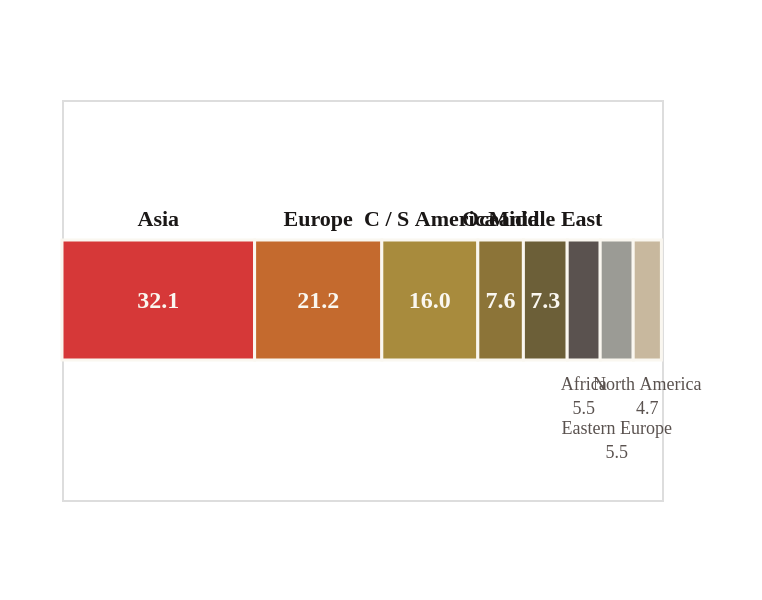

Write a Vega-Lite specification for this figure.
### Vega-Lite specification from a JSON file in a GitHub repository (floating-point values rounded to 4 significant figures)
{"$schema": "https://vega.github.io/schema/vega-lite/v6.json", "description": "Where the overseas anime money comes from — AJA 2022", "width": "container", "height": 200, "padding": {"top": 50, "right": 30, "bottom": 50, "left": 30}, "data": {"values": [{"region": "Asia", "share": 32.1, "order": 1, "x_start": 0.0, "x_end": 32.1}, {"region": "Europe", "share": 21.2, "order": 2, "x_start": 32.1, "x_end": 53.3}, {"region": "C / S America", "share": 16.0, "order": 3, "x_start": 53.3, "x_end": 69.3}, {"region": "Oceania", "share": 7.6, "order": 4, "x_start": 69.3, "x_end": 76.9}, {"region": "Middle East", "share": 7.3, "order": 5, "x_start": 76.9, "x_end": 84.2}, {"region": "Africa", "share": 5.5, "order": 6, "x_start": 84.2, "x_end": 89.7}, {"region": "Eastern Europe", "share": 5.5, "order": 7, "x_start": 89.7, "x_end": 95.2}, {"region": "North America", "share": 4.7, "order": 8, "x_start": 95.2, "x_end": 99.9}]}, "transform": [{"calculate": "(datum.x_start + datum.x_end) / 2", "as": "x_center"}], "layer": [{"mark": {"type": "bar", "stroke": "#FAF7F0", "strokeWidth": 1.5, "height": 60}, "encoding": {"x": {"field": "x_start", "type": "quantitative", "scale": {"domain": [0, 100]}, "axis": null}, "x2": {"field": "x_end"}, "color": {"field": "region", "type": "nominal", "sort": null, "scale": {"range": ["#D63838", "#C46A2E", "#A88B3D", "#8C7438", "#6C5F38", "#5A524F", "#9B9B95", "#C8B89E"]}, "legend": null}, "tooltip": [{"field": "region", "type": "nominal"}, {"field": "share", "type": "quantitative", "format": ".1f", "title": "Share (%)"}]}}, {"transform": [{"filter": "datum.share >= 7"}], "mark": {"type": "text", "color": "#FAF7F0", "fontWeight": 600, "fontSize": 12, "font": "IBM Plex Mono"}, "encoding": {"x": {"field": "x_center", "type": "quantitative", "scale": {"domain": [0, 100]}, "axis": null}, "text": {"field": "share", "type": "quantitative", "format": ".1f"}}}, {"transform": [{"filter": "datum.share >= 7"}], "mark": {"type": "text", "color": "#1A1716", "fontWeight": 600, "fontSize": 11, "font": "Manrope", "dy": -40, "align": "center"}, "encoding": {"x": {"field": "x_center", "type": "quantitative", "scale": {"domain": [0, 100]}, "axis": null}, "text": {"field": "region", "type": "nominal"}}}, {"transform": [{"filter": "datum.region == 'Africa'"}], "mark": {"type": "text", "color": "#5A524F", "fontWeight": 500, "fontSize": 9, "font": "IBM Plex Mono", "dy": 42, "align": "center"}, "encoding": {"x": {"field": "x_center", "type": "quantitative", "scale": {"domain": [0, 100]}, "axis": null}, "text": {"field": "region", "type": "nominal"}}}, {"transform": [{"filter": "datum.region == 'Africa'"}], "mark": {"type": "text", "color": "#5A524F", "fontWeight": 500, "fontSize": 9, "font": "IBM Plex Mono", "dy": 54, "align": "center"}, "encoding": {"x": {"field": "x_center", "type": "quantitative", "scale": {"domain": [0, 100]}, "axis": null}, "text": {"field": "share", "type": "quantitative", "format": ".1f"}}}, {"transform": [{"filter": "datum.region == 'Eastern Europe'"}], "mark": {"type": "text", "color": "#5A524F", "fontWeight": 500, "fontSize": 9, "font": "IBM Plex Mono", "dy": 64, "align": "center"}, "encoding": {"x": {"field": "x_center", "type": "quantitative", "scale": {"domain": [0, 100]}, "axis": null}, "text": {"field": "region", "type": "nominal"}}}, {"transform": [{"filter": "datum.region == 'Eastern Europe'"}], "mark": {"type": "text", "color": "#5A524F", "fontWeight": 500, "fontSize": 9, "font": "IBM Plex Mono", "dy": 76, "align": "center"}, "encoding": {"x": {"field": "x_center", "type": "quantitative", "scale": {"domain": [0, 100]}, "axis": null}, "text": {"field": "share", "type": "quantitative", "format": ".1f"}}}, {"transform": [{"filter": "datum.region == 'North America'"}], "mark": {"type": "text", "color": "#5A524F", "fontWeight": 500, "fontSize": 9, "font": "IBM Plex Mono", "dy": 42, "align": "center"}, "encoding": {"x": {"field": "x_center", "type": "quantitative", "scale": {"domain": [0, 100]}, "axis": null}, "text": {"field": "region", "type": "nominal"}}}, {"transform": [{"filter": "datum.region == 'North America'"}], "mark": {"type": "text", "color": "#5A524F", "fontWeight": 500, "fontSize": 9, "font": "IBM Plex Mono", "dy": 54, "align": "center"}, "encoding": {"x": {"field": "x_center", "type": "quantitative", "scale": {"domain": [0, 100]}, "axis": null}, "text": {"field": "share", "type": "quantitative", "format": ".1f"}}}]}
